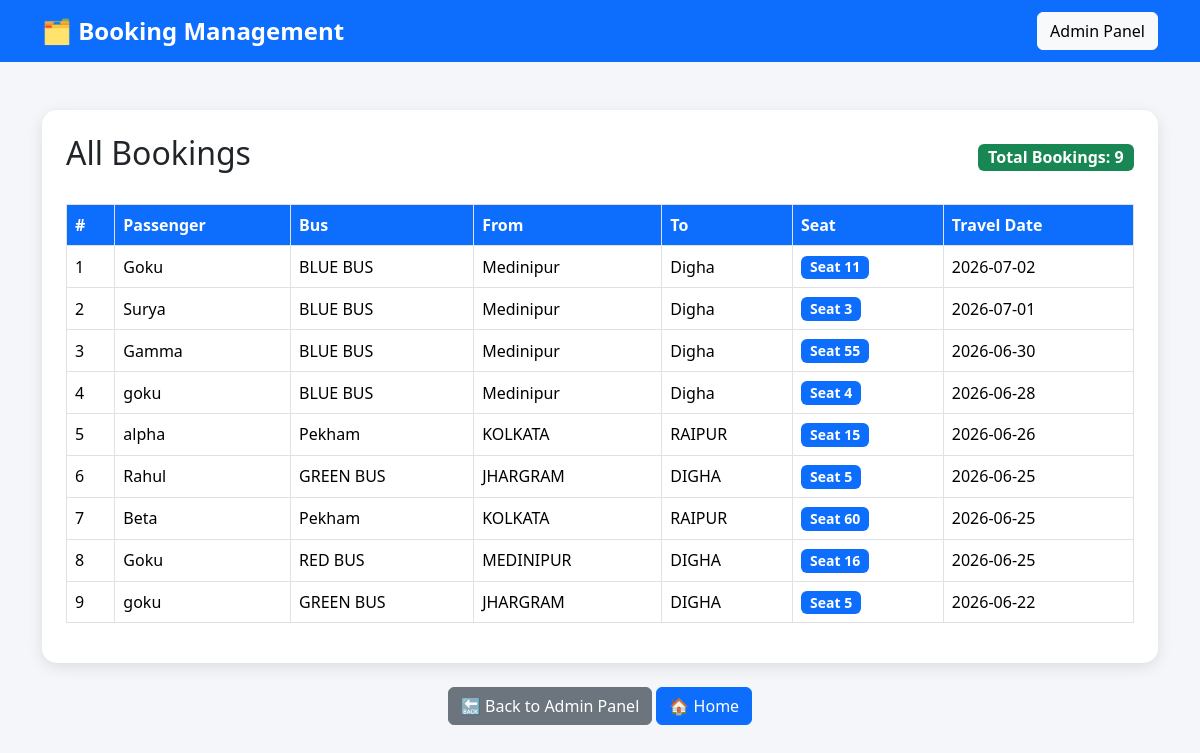
/admin/bookings (signed in), run on an earlier commit of the app's database.
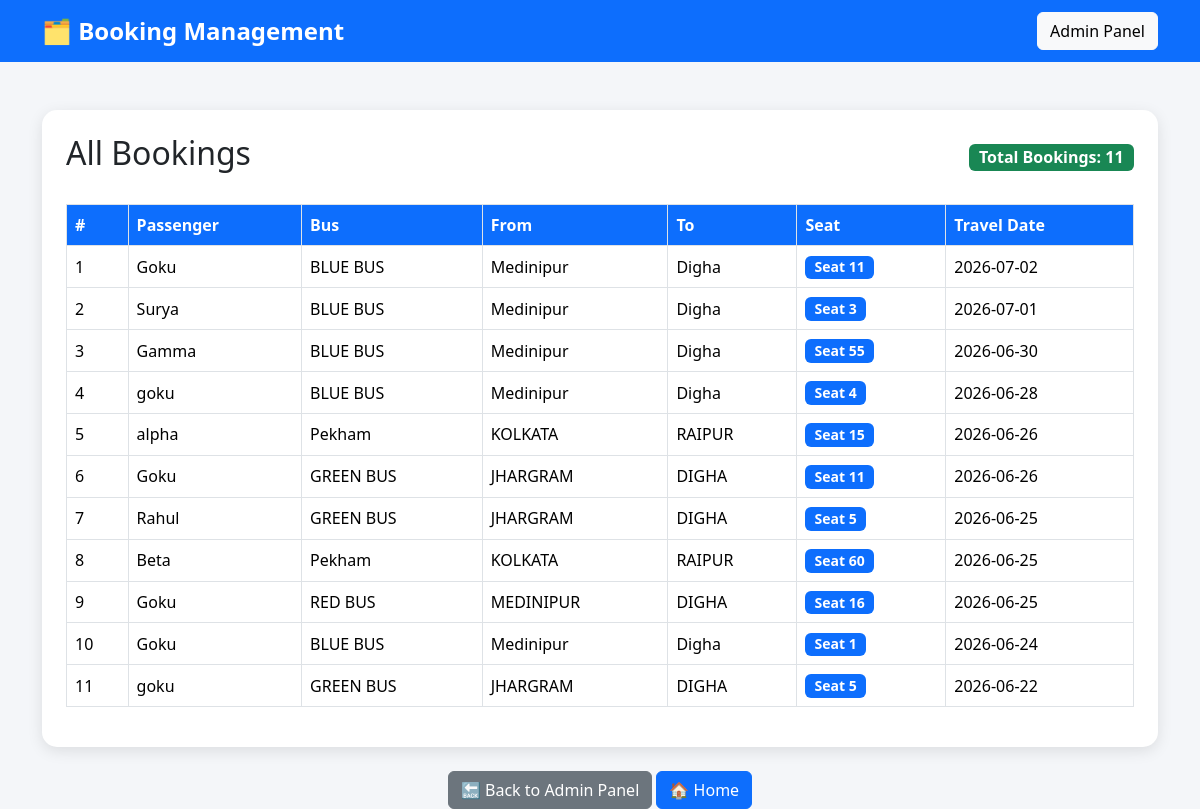
And on a later commit of the database.
### tables this page shows
CREATE TABLE bookings (
    id INTEGER PRIMARY KEY AUTOINCREMENT,
    name TEXT,
    bus_id INTEGER,
    seat_no INTEGER,
    from_city TEXT,
    to_city TEXT,
    travel_date TEXT
, user_id INTEGER);

CREATE TABLE buses (
    id INTEGER PRIMARY KEY AUTOINCREMENT,
    bus_name TEXT,
    from_city TEXT,
    to_city TEXT,
    time TEXT,
    seats INTEGER,
    stops TEXT
);

### app.py (the view)
@app.route("/admin/bookings")
def view_bookings():
    if "admin" not in session:
        return redirect("/admin-login")
    conn = get_db()
    bookings = conn.execute(
        """
        SELECT
            bk.name,
            bk.seat_no,
            bk.travel_date,
            bk.from_city,
            bk.to_city,
            b.bus_name
        FROM bookings bk
        JOIN buses b
        ON bk.bus_id = b.id
        ORDER BY bk.travel_date DESC
        """
    ).fetchall()
    conn.close()
    return render_template(
        "view_bookings.html",
        bookings=bookings
    )

### app.py (called while the page is built)
def get_db():
    conn = sqlite3.connect(DB_PATH)
    conn.row_factory = sqlite3.Row
    return conn

### templates/view_bookings.html (shortened to what this page needs)
<!DOCTYPE html>
<html lang="en">
<head>
<link href="https://cdn.jsdelivr.net/npm/bootstrap@5.3.3/dist/css/bootstrap.min.css" rel="stylesheet">
</head>
<body>
<nav class="navbar navbar-expand-lg">
    <div class="container">
        <span class="navbar-brand">
            🗂️ Booking Management
        </span>
    <a href="/admin" class="btn btn-light">
        Admin Panel
    </a>
</div>
</nav>
<div class="container mt-5">
<div class="card p-4">
    <div class="d-flex justify-content-between align-items-center mb-4">
        <h2>
            All Bookings
        </h2>
        <span class="badge bg-success fs-6">
            Total Bookings: {{ bookings|length }}
        </span>
    </div>
    {% if bookings %}
    <div class="table-responsive">
        <table class="table table-bordered table-hover align-middle">
            <thead>
                <tr>
                    <th>#</th>
                    <th>Passenger</th>
                    <th>Bus</th>
                    <th>From</th>
                    <th>To</th>
                    <th>Seat</th>
                    <th>Travel Date</th>
                </tr>
            </thead>
            <tbody>
                {% for b in bookings %}
                <tr>
                    <td>
                        {{ loop.index }}
                    </td>
                    <td>
                        {{ b.name }}
                    </td>
                    <td>
                        {{ b.bus_name }}
                    </td>
                    <td>
                        {{ b.from_city }}
                    </td>
                    <td>
                        {{ b.to_city }}
                    </td>
                    <td>
                        <span class="badge bg-primary badge-seat">
                            Seat {{ b.seat_no }}
                        </span>
                    </td>
                    <td>
                        {{ b.travel_date }}
                    </td>
                </tr>
                {% endfor %}
            </tbody>
        </table>
    </div>
    {% else %}
    <div class="alert alert-warning text-center">
        No bookings found.
    </div>
    {% endif %}
</div>
<div class="text-center mt-4">
    <a href="/admin" class="btn btn-secondary">
        🔙 Back to Admin Panel
    </a>
    <a href="/" class="btn btn-primary">
        🏠 Home
    </a>
</div>
</div>
</body>
</html>

### templates/view_bookings.html (style rules this page uses)
body { background:#f4f6f9; }
.navbar { background:#0d6efd; }
.navbar-brand { color:white !important; font-weight:bold; font-size:24px; }
.card { border:none; border-radius:15px; box-shadow:0px 4px 15px rgba(0,0,0,0.1); }
.table th { background:#0d6efd; color:white; }
.badge-seat { font-size:14px; }

What changed in the data, as far as the page shows it:
added bookings: name "Goku", bus_name "GREEN BUS", from_city "JHARGRAM", to_city "DIGHA", seat_no "11", travel_date "2026-06-26"
added bookings: name "Goku", bus_name "BLUE BUS", from_city "Medinipur", to_city "Digha", seat_no "1", travel_date "2026-06-24"
Also different on the page:
{{ bookings|length }}: "9" → "11"
